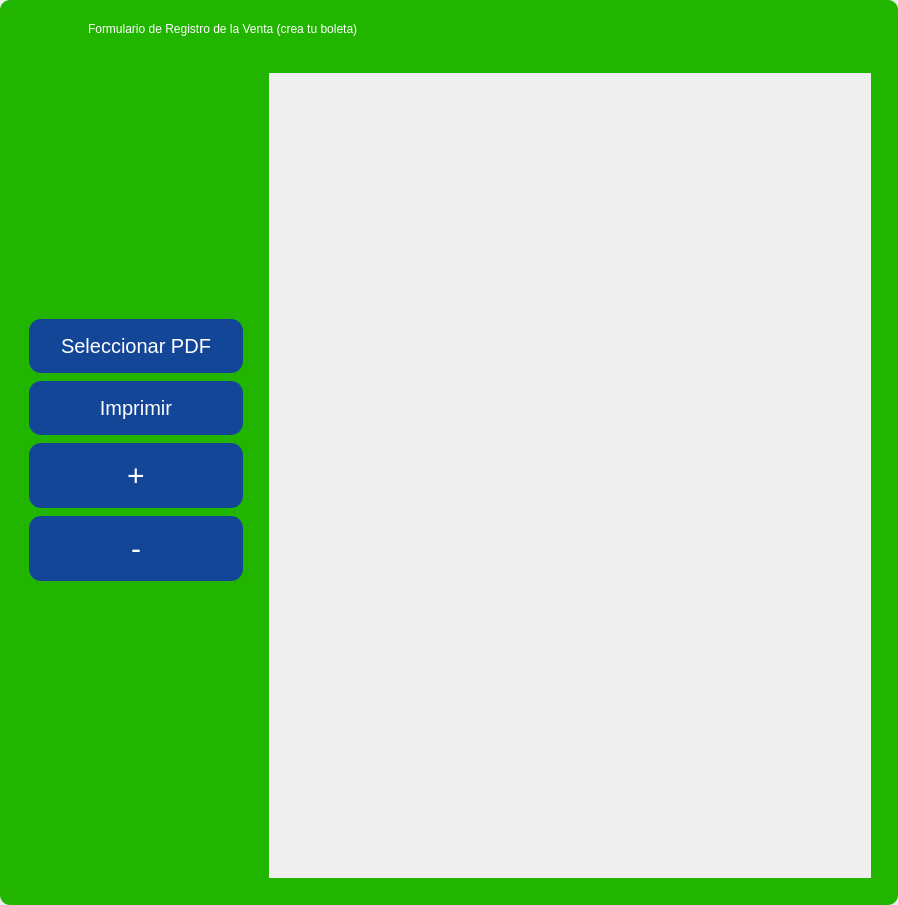
<?xml version="1.0" encoding="UTF-8"?>
<ui version="4.0">
 <class>MainWindow</class>
 <widget class="QMainWindow" name="MainWindow">
  <property name="geometry">
   <rect>
    <x>0</x>
    <y>0</y>
    <width>898</width>
    <height>905</height>
   </rect>
  </property>
  <property name="windowTitle">
   <string>MainWindow</string>
  </property>
  <property name="toolTipDuration">
   <number>-1</number>
  </property>
  <property name="styleSheet">
   <string notr="true"/>
  </property>
  <widget class="QWidget" name="centralwidget">
   <property name="styleSheet">
    <string notr="true"/>
   </property>
   <layout class="QVBoxLayout" name="verticalLayout">
    <property name="spacing">
     <number>0</number>
    </property>
    <property name="leftMargin">
     <number>0</number>
    </property>
    <property name="topMargin">
     <number>0</number>
    </property>
    <property name="rightMargin">
     <number>0</number>
    </property>
    <property name="bottomMargin">
     <number>0</number>
    </property>
    <item>
     <widget class="QFrame" name="frame">
      <property name="enabled">
       <bool>true</bool>
      </property>
      <property name="styleSheet">
       <string notr="true">
QFrame {
border-radius:10px;
background-color: rgb(33, 181, 0);
 }
</string>
      </property>
      <property name="frameShape">
       <enum>QFrame::StyledPanel</enum>
      </property>
      <property name="frameShadow">
       <enum>QFrame::Raised</enum>
      </property>
      <layout class="QVBoxLayout" name="verticalLayout_2">
       <item>
        <widget class="QFrame" name="frame_superior">
         <property name="minimumSize">
          <size>
           <width>0</width>
           <height>40</height>
          </size>
         </property>
         <property name="maximumSize">
          <size>
           <width>16777215</width>
           <height>40</height>
          </size>
         </property>
         <property name="styleSheet">
          <string notr="true">QPushButton{
border-radius:18px;
}

QPushButton:hover{
	background-color: rgb(0, 0, 0);
}
</string>
         </property>
         <property name="frameShape">
          <enum>QFrame::StyledPanel</enum>
         </property>
         <property name="frameShadow">
          <enum>QFrame::Raised</enum>
         </property>
         <layout class="QHBoxLayout" name="horizontalLayout_3">
          <property name="spacing">
           <number>4</number>
          </property>
          <property name="leftMargin">
           <number>0</number>
          </property>
          <property name="topMargin">
           <number>0</number>
          </property>
          <property name="rightMargin">
           <number>0</number>
          </property>
          <property name="bottomMargin">
           <number>0</number>
          </property>
          <item>
           <spacer name="horizontalSpacer">
            <property name="orientation">
             <enum>Qt::Horizontal</enum>
            </property>
            <property name="sizeType">
             <enum>QSizePolicy::Fixed</enum>
            </property>
            <property name="sizeHint" stdset="0">
             <size>
              <width>25</width>
              <height>15</height>
             </size>
            </property>
           </spacer>
          </item>
          <item>
           <widget class="QPushButton" name="pushButton">
            <property name="maximumSize">
             <size>
              <width>50</width>
              <height>35</height>
             </size>
            </property>
            <property name="styleSheet">
             <string notr="true">QPushButton{
 	background-color: rgb(33, 181, 0);
}</string>
            </property>
            <property name="text">
             <string/>
            </property>
            <property name="icon">
             <iconset>
              <normalon>../image/ventas.png</normalon>
             </iconset>
            </property>
            <property name="iconSize">
             <size>
              <width>35</width>
              <height>25</height>
             </size>
            </property>
           </widget>
          </item>
          <item>
           <widget class="QLabel" name="label_2">
            <property name="layoutDirection">
             <enum>Qt::LeftToRight</enum>
            </property>
            <property name="styleSheet">
             <string notr="true">color:white;
font: 12pt &quot;MS Shell Dlg 2&quot;;</string>
            </property>
            <property name="text">
             <string>Formulario de Registro de la Venta (crea tu boleta)</string>
            </property>
            <property name="scaledContents">
             <bool>false</bool>
            </property>
            <property name="alignment">
             <set>Qt::AlignLeading|Qt::AlignLeft|Qt::AlignVCenter</set>
            </property>
            <property name="margin">
             <number>0</number>
            </property>
           </widget>
          </item>
          <item>
           <widget class="QPushButton" name="btn_exit">
            <property name="minimumSize">
             <size>
              <width>38</width>
              <height>38</height>
             </size>
            </property>
            <property name="maximumSize">
             <size>
              <width>38</width>
              <height>38</height>
             </size>
            </property>
            <property name="cursor">
             <cursorShape>PointingHandCursor</cursorShape>
            </property>
            <property name="text">
             <string/>
            </property>
            <property name="iconSize">
             <size>
              <width>35</width>
              <height>35</height>
             </size>
            </property>
           </widget>
          </item>
          <item>
           <widget class="QPushButton" name="bt_minimizar">
            <property name="minimumSize">
             <size>
              <width>38</width>
              <height>38</height>
             </size>
            </property>
            <property name="maximumSize">
             <size>
              <width>38</width>
              <height>38</height>
             </size>
            </property>
            <property name="cursor">
             <cursorShape>PointingHandCursor</cursorShape>
            </property>
            <property name="styleSheet">
             <string notr="true"/>
            </property>
            <property name="text">
             <string/>
            </property>
            <property name="icon">
             <iconset>
              <normaloff>image/minus.svg</normaloff>image/minus.svg</iconset>
            </property>
            <property name="iconSize">
             <size>
              <width>38</width>
              <height>38</height>
             </size>
            </property>
           </widget>
          </item>
          <item>
           <widget class="QPushButton" name="bt_maximizar">
            <property name="minimumSize">
             <size>
              <width>38</width>
              <height>38</height>
             </size>
            </property>
            <property name="maximumSize">
             <size>
              <width>38</width>
              <height>38</height>
             </size>
            </property>
            <property name="cursor">
             <cursorShape>PointingHandCursor</cursorShape>
            </property>
            <property name="styleSheet">
             <string notr="true"/>
            </property>
            <property name="text">
             <string/>
            </property>
            <property name="icon">
             <iconset>
              <normaloff>image/chevron-up.svg</normaloff>image/chevron-up.svg</iconset>
            </property>
            <property name="iconSize">
             <size>
              <width>38</width>
              <height>38</height>
             </size>
            </property>
           </widget>
          </item>
          <item>
           <widget class="QPushButton" name="bt_restaurar">
            <property name="minimumSize">
             <size>
              <width>38</width>
              <height>38</height>
             </size>
            </property>
            <property name="maximumSize">
             <size>
              <width>38</width>
              <height>38</height>
             </size>
            </property>
            <property name="cursor">
             <cursorShape>PointingHandCursor</cursorShape>
            </property>
            <property name="styleSheet">
             <string notr="true"/>
            </property>
            <property name="text">
             <string/>
            </property>
            <property name="icon">
             <iconset>
              <normaloff>image/chevron-down.svg</normaloff>image/chevron-down.svg</iconset>
            </property>
            <property name="iconSize">
             <size>
              <width>38</width>
              <height>38</height>
             </size>
            </property>
           </widget>
          </item>
          <item>
           <widget class="QPushButton" name="bt_cerrar">
            <property name="minimumSize">
             <size>
              <width>38</width>
              <height>38</height>
             </size>
            </property>
            <property name="maximumSize">
             <size>
              <width>38</width>
              <height>38</height>
             </size>
            </property>
            <property name="cursor">
             <cursorShape>PointingHandCursor</cursorShape>
            </property>
            <property name="styleSheet">
             <string notr="true"/>
            </property>
            <property name="text">
             <string/>
            </property>
            <property name="icon">
             <iconset>
              <normaloff>image/x.svg</normaloff>image/x.svg</iconset>
            </property>
            <property name="iconSize">
             <size>
              <width>38</width>
              <height>38</height>
             </size>
            </property>
           </widget>
          </item>
         </layout>
        </widget>
       </item>
       <item>
        <widget class="QFrame" name="frame_3">
         <property name="frameShape">
          <enum>QFrame::StyledPanel</enum>
         </property>
         <property name="frameShadow">
          <enum>QFrame::Raised</enum>
         </property>
         <layout class="QHBoxLayout" name="horizontalLayout_4">
          <item>
           <layout class="QVBoxLayout" name="verticalLayout_6">
            <property name="spacing">
             <number>9</number>
            </property>
            <property name="leftMargin">
             <number>9</number>
            </property>
            <property name="topMargin">
             <number>9</number>
            </property>
            <property name="rightMargin">
             <number>9</number>
            </property>
            <property name="bottomMargin">
             <number>9</number>
            </property>
            <item>
             <layout class="QVBoxLayout" name="verticalLayout_7">
              <property name="spacing">
               <number>0</number>
              </property>
              <property name="topMargin">
               <number>0</number>
              </property>
              <property name="rightMargin">
               <number>0</number>
              </property>
              <property name="bottomMargin">
               <number>50</number>
              </property>
              <item>
               <widget class="QPushButton" name="btn_open_file">
                <property name="cursor">
                 <cursorShape>PointingHandCursor</cursorShape>
                </property>
                <property name="styleSheet">
                 <string notr="true">QPushButton {
                background-color: #144698; /* Azul Oscuro */
                border: none;
                color: white;
                padding: 15px 32px;
                text-align: center;
                text-decoration: none;
                font-size: 20px;
                margin: 4px 2px;
                border-radius: 12px;
            }
            QPushButton:hover {
                background-color: #2D005F;
            }
            QPushButton:pressed {
                background-color: #2e7031;
            }</string>
                </property>
                <property name="text">
                 <string>Seleccionar PDF</string>
                </property>
                <property name="icon">
                 <iconset>
                  <normalon>../image/pdf.png</normalon>
                 </iconset>
                </property>
                <property name="iconSize">
                 <size>
                  <width>30</width>
                  <height>30</height>
                 </size>
                </property>
               </widget>
              </item>
              <item>
               <widget class="QPushButton" name="print_button">
                <property name="cursor">
                 <cursorShape>PointingHandCursor</cursorShape>
                </property>
                <property name="styleSheet">
                 <string notr="true">QPushButton {
                background-color: #144698; /* Azul Oscuro */
                border: none;
                color: white;
                padding: 15px 32px;
                text-align: center;
                text-decoration: none;
                font-size: 20px;
                margin: 4px 2px;
                border-radius: 12px;
            }
            QPushButton:hover {
                background-color: #2D005F;
            }
            QPushButton:pressed {
                background-color: #2e7031;
            }</string>
                </property>
                <property name="text">
                 <string>Imprimir</string>
                </property>
                <property name="icon">
                 <iconset>
                  <normalon>../image/printing.png</normalon>
                 </iconset>
                </property>
                <property name="iconSize">
                 <size>
                  <width>30</width>
                  <height>30</height>
                 </size>
                </property>
               </widget>
              </item>
              <item>
               <widget class="QPushButton" name="zoom_in_button">
                <property name="font">
                 <font>
                  <pointsize>-1</pointsize>
                  <underline>false</underline>
                  <strikeout>false</strikeout>
                 </font>
                </property>
                <property name="cursor">
                 <cursorShape>PointingHandCursor</cursorShape>
                </property>
                <property name="styleSheet">
                 <string notr="true">QPushButton {
                background-color: #144698; /* Azul Oscuro */
                border: none;
                color: white;
                padding: 15px 32px;
                text-align: center;
                text-decoration: none;
                font-size: 30px;
                margin: 4px 2px;
                border-radius: 12px;
            }
            QPushButton:hover {
                background-color: #2D005F;
            }
            QPushButton:pressed {
                background-color: #2e7031;
            }</string>
                </property>
                <property name="text">
                 <string>+</string>
                </property>
                <property name="iconSize">
                 <size>
                  <width>30</width>
                  <height>16</height>
                 </size>
                </property>
               </widget>
              </item>
              <item>
               <widget class="QPushButton" name="zoom_out_button">
                <property name="cursor">
                 <cursorShape>PointingHandCursor</cursorShape>
                </property>
                <property name="styleSheet">
                 <string notr="true">QPushButton {
                background-color: #144698; /* Azul Oscuro */
                border: none;
                color: white;
                padding: 15px 32px;
                text-align: center;
                text-decoration: none;
                font-size: 30px;
                margin: 4px 2px;
                border-radius: 12px;
            }
            QPushButton:hover {
                background-color: #2D005F;
            }
            QPushButton:pressed {
                background-color: #2e7031;
            }</string>
                </property>
                <property name="text">
                 <string>-</string>
                </property>
               </widget>
              </item>
             </layout>
            </item>
           </layout>
          </item>
          <item>
           <layout class="QVBoxLayout" name="verticalLayout_9">
            <property name="spacing">
             <number>9</number>
            </property>
            <property name="leftMargin">
             <number>9</number>
            </property>
            <property name="topMargin">
             <number>9</number>
            </property>
            <property name="rightMargin">
             <number>9</number>
            </property>
            <property name="bottomMargin">
             <number>9</number>
            </property>
            <item>
             <layout class="QHBoxLayout" name="image_layout">
              <item>
               <widget class="QScrollArea" name="scrollArea">
                <property name="widgetResizable">
                 <bool>true</bool>
                </property>
                <widget class="QWidget" name="scroll_area">
                 <property name="geometry">
                  <rect>
                   <x>0</x>
                   <y>0</y>
                   <width>572</width>
                   <height>803</height>
                  </rect>
                 </property>
                </widget>
               </widget>
              </item>
             </layout>
            </item>
           </layout>
          </item>
         </layout>
        </widget>
       </item>
      </layout>
     </widget>
    </item>
   </layout>
  </widget>
 </widget>
 <resources/>
 <connections/>
</ui>
